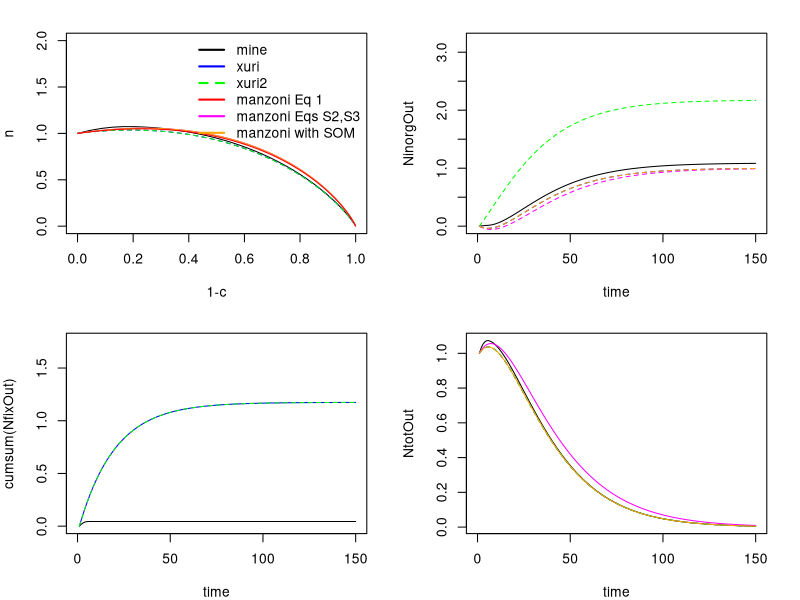

R code for this plot:
## This program simulates the litter C and N mineralization with transformation
## into SOM, N mineralization and immobilization.

do.mine <- TRUE
do.xuri <- TRUE
do.xuri2 <- TRUE
do.manz <- TRUE
do.manzexpl <- TRUE
do.plot <- TRUE
do.mine2 <- TRUE

## Model parameters
rL <- 1/100           # litter N:C ratio
# rS <- 1/9.77         # soil N:C ratio
rS <- 1/10         # soil N:C ratio
rB <- 0.1            # microbial N:C ratio
rCR <- 0.45*rL^0.76  # critical N:C ratio, fit in Fig. 3 of Manzoni et al., 2008
eff <- rCR/rB        # carbon use efficiency of microbial growth, Eq.10 in XP14, and in Manzoni 08
tauLit <- 20         # litter turnover time
tauSom <- 20         # SOM turnover time
nsteps <- 150       # temporal integration steps

print("-------------------------")
print(paste("litter N:C      :",rL))
print(paste("critical N:C    :",rCR))
print(paste("C use efficiency:",eff))
print("-------------------------")

## Initial litter C pool size
CLitInit <- 100
NinorgInit <- 0

## ### litter bag-type setup: Add 
## inCLit <- array(0,c(nsteps))
## inCLit[1] <- CLitInit
 
if (do.mine) {
	## ////////////////////////////////////
	## MY VERSION
	## -----------------------------------
	## Initial inorganic N pool size
	# Initial inorganic N pool size
	Ninorg <- NinorgInit

	## Initialise litter pool with CLitInit and its prescribed C:N ratio (rL)
	CLit <- CLitInit
	NLit <- CLitInit*rL
	CSom <- 0
	NSom <- 0

	## Initialise output variables with NA
	CLitOut <- array(NA,c(nsteps))
	NLitOut <- array(NA,c(nsteps))
	CSomOut <- array(NA,c(nsteps))
	NSomOut <- array(NA,c(nsteps))
	NinorgOut <- array(NA,c(nsteps))
	NfixOut <- array(0,c(nsteps))

	## Write to output of first time step
	CLitOut[1] <- CLit
	NLitOut[1] <- NLit
	CSomOut[1] <- CSom
	NSomOut[1] <- NSom
	NinorgOut[1] <- Ninorg

	## Record total N for budget check
	Ntot_before <- NLit + NSom + Ninorg

	## Record total N for budget check
	Ntot_before <- NLit + NSom + Ninorg

	## Integrate time steps
	for (i in 2:nsteps) {
		
		## Litter-C and -N decay with turnover time 'tauLit'
		dCLit <- 1/tauLit * CLit 
		dNLit <- 1/tauLit * NLit
		CLit <- CLit - dCLit 
		NLit <- NLit - dNLit 

		## Fraction 'eff' of Litter C decomposition added to SOM
		CSom <- CSom + dCLit * eff

		## N requirement is calculated so that rB (N:C ratio)
		## is maintained.
		Nreq_B <- dCLit * rCR  ## rCR = rB*eff

		## This is the N requirement to maintain rS (SOM N:C ratio)
		Nreq_S <- dCLit * eff * rS

		## Difference is acquired through N fixation ???
		Nfix   <- max( 0, Nreq_S - Nreq_B )

		## N supply is given by litter N decay ('dNLit')
		Nsuppl <- dNLit
		
		## If N supply is sufficient, mineralisation occurrs: positive (dNLit-Nreq).
		## otherwise, immobilisation occurrs: negative (dNLit-Nreq).
		## Thus, the balance for total organic N is:
		## dN/dt = -(dNLit - Nreq)
		##       = -(dCLit*rL - dCLit*eff*rB)
		##       = dCLit*(rCR - rL) , rCR=eff*rB ('critical' N:C ratio)
		## This corresponds to Eq. S3 in Manzoni et al., 2010
		netmin <- Nsuppl - Nreq_B
		
		if (netmin<0){
			req <- -netmin
			if (Ninorg>req){
				Ninorg <- Ninorg - req
			} else {
				avl <- Ninorg
				Ninorg <- Ninorg - avl
				Nfix <- Nfix + (req-avl)
			}
		}

		## Rest remains in the system: 
		rest <- dNLit - netmin
		NSom <- NSom + rest # rest = Nreq_B

		# Add Nfix to SOM ==> should maintain soil C:N ratio
		NSom <- NSom + Nfix

		## check N transfer to soil an implied N fixation
		req <- Nreq_S
		put <- rest + Nfix
		if (abs(put-req)>1e-12){
			print(paste('put - req', put-req))
		}

		## IMPORTANT:
		## N budget is only satisfied if rest=Nreq_B, but then soil C:N ratio is not satisfied.
		## Soil C:N ratio is only satisfied if rest=Nreq_S, but then N budget is not satisfied.
		## ==> something is wrong!!!

		## Because soil C:N ratio is slightly lower than microbial C:N ratio, there is a budget mismatch!
		## rest = Nreq_B
	  ## 	if (abs(rest-Nreq_S)>1e-9) {
		## 	print(paste(rest,Nreq_S))
		## }

		## Record total N for budget check
		Ntot_while <- NLit + NSom + Ninorg - (Nfix+sum(NfixOut))
		diff <- Ntot_while-CLitInit*rL-NinorgInit
		if (diff>1e-12) {print(paste('MINE ',i,'diff to initial Ntot ',diff))}

		## Check SOM C:N ratio
		RS_calc <- CSom/NSom
		if (abs(RS_calc-1/rS)>1e-9) {
			print( paste('MINE: soil C:N ', RS_calc) )			
		}

		
		## SOM decomposition
		dCSom <- 1/tauSom * CSom
		dNSom <- 1/tauSom * NSom
		CSom <- CSom - dCSom
		NSom <- NSom - dNSom
		
		## Mineralized SOM-N is added to inorganic N pool
		Ninorg <- Ninorg + dNSom
		
		# Write to output
		CLitOut[i] <- CLit
		NLitOut[i] <- NLit
		CSomOut[i] <- CSom
		NSomOut[i] <- NSom
		NinorgOut[i] <- Ninorg
		NfixOut[i] <- Nfix

	}

	## Define variables as in Manzoni et al., XXX
	smallc <- (CLitOut+CSomOut)/CLitInit	
	smalln <- (NLitOut+NSomOut)/(CLitInit*rL)

	CtotOut <- CLitOut + CSomOut
	NtotOut <- NLitOut + NSomOut

}

if (do.xuri) {
	# ////////////////////////////////////
	# XU-RI VERSION (manuscript 1)
	# ------------------------------------
	# Initialise litter pool with CLitInit and its prescribed C:N ratio (rL)
	CLit <- CLitInit
	NLit <- CLitInit*rL
	CSom <- 0
	NSom <- 0

	# Initial inorganic N pool size
	Ninorg <- NinorgInit

	# Initialise output variables with NA
	CLitOut_xuri <- array(NA,c(nsteps))
	NLitOut_xuri <- array(NA,c(nsteps))
	CSomOut_xuri <- array(NA,c(nsteps))
	NSomOut_xuri <- array(NA,c(nsteps))
	NinorgOut_xuri <- array(NA,c(nsteps))
	NfixOut_xuri <- array(0,c(nsteps))

	# Write to output of first time step
	CLitOut_xuri[1] <- CLit
	NLitOut_xuri[1] <- NLit
	CSomOut_xuri[1] <- CSom
	NSomOut_xuri[1] <- NSom
	NinorgOut_xuri[1] <- Ninorg


	# Record total N for budget check
	Ntot_before <- NLit + NSom + Ninorg

	# Integrate time steps
	for (i in 2:nsteps) {
		
		# Litter-C and -N decay with turnover time 'tauLit'
		dCLit <- 1/tauLit * CLit 
		dNLit <- 1/tauLit * NLit

		# carbon transfer from litter to SOM
		CLit <- CLit - dCLit 
		CSom <- CSom + dCLit * eff

		# nitrogen transfer from litter to SOM (Eq.4 in Xu-Ri)
		NLit <- NLit - dNLit
		NSom <- NSom + dCLit * eff * rCR
		# NSom <- NSom + dNLit ## what I would correct

		# add N fixation to SOM (Eq.8 in Xu-Ri)
		Nfix <- dCLit * eff * ( rS - rCR )
		# Nfix <- dCLit * eff * ( rS - rB )  ## what I would correct
		NSom <- NSom + Nfix

	  # net mineralisation = -1 * immobilisation (Eq.7 in Xu-Ri)
	  netmin <- dCLit * ( rL - rCR )

	  # add/remove net mineralisation to/from inorganic N pool
		Ninorg <- Ninorg + netmin

		# Record total N for budget check
		Ntot_while <- NLit + NSom + Ninorg - (Nfix+sum(NfixOut_xuri))
		diff <- Ntot_while-CLitInit*rL-NinorgInit
		if (diff>1e-12) {print(paste('XURI: ',i,'diff to initial Ntot ',diff))}

		# Check SOM C:N ratio
		RS_calc <- CSom/NSom
		if (abs(RS_calc-1/rS)>1e-9) {
			print( paste('XURI: soil C:N ', RS_calc) )			
		}
		
		# SOM decomposition
		dCSom <- 1/tauSom * CSom
		dNSom <- 1/tauSom * NSom
		CSom <- CSom - dCSom
		NSom <- NSom - dNSom
		
		# Mineralized SOM-N is added to inorganic N pool
		Ninorg <- Ninorg + dNSom
		
		# Write to output
		CLitOut_xuri[i] <- CLit
		NLitOut_xuri[i] <- NLit
		CSomOut_xuri[i] <- CSom
		NSomOut_xuri[i] <- NSom
		NinorgOut_xuri[i] <- Ninorg
		NfixOut_xuri[i] <- Nfix
											
	}

	# Define variables as in Manzoni et al., XXX
	smallc_xuri <- (CLitOut_xuri+CSomOut_xuri)/CLitInit	
	smalln_xuri <- (NLitOut_xuri+NSomOut_xuri)/(CLitInit*rL)

	CtotOut_xuri <- CLitOut_xuri + CSomOut_xuri
	NtotOut_xuri <- NLitOut_xuri + NSomOut_xuri

}

if (do.xuri2) {
	## ////////////////////////////////////
	## XU-RI VERSION (manuscript 2)
	## ------------------------------------
	## Initialise litter pool with CLitInit and its prescribed C:N ratio (rL)
	CLit <- CLitInit
	NLit <- CLitInit*rL
	CSom <- 0
	NSom <- 0

	## Initial inorganic N pool size
	Ninorg <- NinorgInit

	## Initialise output variables with NA
	CLitOut_xuri2 <- array(NA,c(nsteps))
	NLitOut_xuri2 <- array(NA,c(nsteps))
	CSomOut_xuri2 <- array(NA,c(nsteps))
	NSomOut_xuri2 <- array(NA,c(nsteps))
	NinorgOut_xuri2 <- array(NA,c(nsteps))
	NfixOut_xuri2 <- array(0,c(nsteps))

	## Write to output of first time step
	CLitOut_xuri2[1] <- CLit
	NLitOut_xuri2[1] <- NLit
	CSomOut_xuri2[1] <- CSom
	NSomOut_xuri2[1] <- NSom
	NinorgOut_xuri2[1] <- Ninorg


	## Record total N for budget check
	Ntot_before <- NLit + NSom + Ninorg

	## Integrate time steps
	for (i in 2:nsteps) {
		
		## Litter-C and -N decay with turnover time 'tauLit'
		dCLit <- 1/tauLit * CLit 

		## carbon transfer from litter to SOM
		CLit <- CLit - dCLit 
		CSom <- CSom + dCLit * eff

		## change in litter N (Eqs.2,6,9 in Xu-Ri)
		NminL <- dCLit * rCR
		Nimmo <- dCLit * ( rCR - rL )
		NLit <- NLit + Nimmo - NminL

		## transfer of litter N to SOM N (Eq.4 in Xu-Ri)
		NSom <- NSom + eff * NminL

		## add N fixation to SOM (Eq.12 in Xu-Ri)
		Nfix <- dCLit * eff * ( rS - rCR )
		NSom <- NSom + Nfix

		## check N transfer to soil an implied N fixation
		req <- rS*dCLit*eff
		put <- eff * NminL + Nfix
		if (abs(put-req)>1e-12){
			print(paste('put - req', put-req))
		}

	  ## net mineralisation = -1 * immobilisation (Eq.7 in Xu-Ri)
	  netmin <- (1-eff)*NminL - Nimmo 

	  ## add/remove net mineralisation to/from inorganic N pool
		Ninorg <- Ninorg + netmin

		## Record total N for budget check
		Ntot_while <- NLit + NSom + Ninorg - (Nfix+sum(NfixOut_xuri2))
		diff <- Ntot_while-CLitInit*rL-NinorgInit
		if (diff>1e-12) {print(paste('XURI2: ',i,'diff to initial Ntot ',diff))}

		## Check SOM C:N ratio
		RS_calc <- CSom/NSom
		if (abs(RS_calc-1/rS)>1e-9) {
			print( paste('XURI2: soil C:N ', RS_calc) )			
		}
		
		## SOM decomposition
		dCSom <- 1/tauSom * CSom
		dNSom <- 1/tauSom * NSom
		CSom <- CSom - dCSom
		NSom <- NSom - dNSom
		
		## Mineralized SOM-N is added to inorganic N pool
		Ninorg <- Ninorg + dNSom
		
		## Write to output
		CLitOut_xuri2[i] <- CLit
		NLitOut_xuri2[i] <- NLit
		CSomOut_xuri2[i] <- CSom
		NSomOut_xuri2[i] <- NSom
		NinorgOut_xuri2[i] <- Ninorg
		NfixOut_xuri2[i] <- Nfix
											
	}

	## Define variables as in Manzoni et al., XXX
	smallc_xuri2 <- (CLitOut_xuri2+CSomOut_xuri2)/CLitInit	
	smalln_xuri2 <- (NLitOut_xuri2+NSomOut_xuri2)/(CLitInit*rL)

	CtotOut_xuri2 <- CLitOut_xuri2 + CSomOut_xuri2
	NtotOut_xuri2 <- NLitOut_xuri2 + NSomOut_xuri2

}

if (do.manz) {
	## ////////////////////////////////////
	## MANZONI FORWARD VERSION 
	## based on (Eqs.S2 and S3) and without SOM
	## -----------------------------------
	## Initial inorganic N pool size
	Ninorg <- NinorgInit

	## Initialise litter pool with CLitInit and its prescribed C:N ratio (rL)
	CLit <- CLitInit
	NLit <- CLitInit*rL
	CSom <- 0
	NSom <- 0

	## Initialise output variables with NA
	CLitOut_manz <- array(NA,c(nsteps))
	NLitOut_manz <- array(NA,c(nsteps))
	NinorgOut_manz <- array(NA,c(nsteps))
	NfixOut_manz <- array(0,c(nsteps))

	## Write to output of first time step
	CLitOut_manz[1] <- CLit
	NLitOut_manz[1] <- NLit
	NinorgOut_manz[1] <- Ninorg

	## Record total N for budget check
	Ntot_before <- NLit + Ninorg

	## Integrate time steps
	for (i in 2:nsteps) {
		
		## Litter-C and -N decay with turnover time 'tauLit'
		Decomp <- 1/tauLit * CLit ## corresponds to 'D' in Manz.

		## C loss, eq.S2
		dCLit <- Decomp * (1-eff) 

		## net mineralisation, eq.S3
		dNLit <- Decomp * ( NLit/CLit - rCR )

		## update litter
		CLit <- CLit - dCLit
		NLit <- NLit - dNLit
		
		## Mineralized SOM-N is added to inorganic N pool
		Ninorg <- Ninorg + dNLit
		
		## Where does fixation come into play?
		Nfix <- 0

		# Write to output
		CLitOut_manz[i] <- CLit
		NLitOut_manz[i] <- NLit
		NinorgOut_manz[i] <- Ninorg
		NfixOut_manz[i] <- Nfix

	}

	## Define variables as in Manzoni et al., XXX
	smallc_manz <- (CLitOut_manz)/CLitInit	
	smalln_manz <- (NLitOut_manz)/(CLitInit*rL)

	CtotOut_manz <- CLitOut_manz
	NtotOut_manz <- NLitOut_manz

}

if (do.mine2) {
	## ////////////////////////////////////
	## MY INTERPRETATION OF MANZONI WITH A SOM POOL 
	## based on (Eqs.S2 and S3) including a SOM pool
	## -----------------------------------
	## Initial inorganic N pool size
	Ninorg <- NinorgInit

	## Initialise litter pool with CLitInit and its prescribed C:N ratio (rL)
	CLit <- CLitInit
	NLit <- CLitInit*rL
	CSom <- 0
	NSom <- 0

	## Initialise output variables with NA
	CLitOut_mine2 <- array(NA,c(nsteps))
	NLitOut_mine2 <- array(NA,c(nsteps))
	CSomOut_mine2 <- array(NA,c(nsteps))
	NSomOut_mine2 <- array(NA,c(nsteps))
	NinorgOut_mine2 <- array(NA,c(nsteps))
	NfixOut_mine2 <- array(0,c(nsteps))

	## Write to output of first time step
	CLitOut_mine2[1] <- CLit
	NLitOut_mine2[1] <- NLit
	CSomOut_mine2[1] <- CSom
	NSomOut_mine2[1] <- NSom
	NinorgOut_mine2[1] <- Ninorg

	## Record total N for budget check
	Ntot_before <- NLit + Ninorg

	## Integrate time steps
	for (i in 2:nsteps) {

		## Litter-C and -N decay with turnover time 'tauLit'
		dCLit <- 1/tauLit * CLit 
		dNLit <- 1/tauLit * NLit

		## update litter
		CLit <- CLit - dCLit 
		NLit <- NLit - dNLit 
		
		## amount C and N transferred to soil
		dCSom <- eff * dCLit
		dNSom <- eff * dCLit * rB

		## update soil
		CSom <- CSom + dCSom
		NSom <- NSom + dNSom

		## net litter N mineralisation is difference between N from litter turnover and N fixed into SOM
		netmin <- dNLit - dNSom
		
		## Mineralized SOM-N is added to inorganic N pool
		Ninorg <- Ninorg + netmin
		
		## Where does fixation come into play?
		Nfix <- 0

		## SOM decomposition
		dCSom <- 1/tauSom * CSom
		dNSom <- 1/tauSom * NSom
		CSom <- CSom - dCSom
		NSom <- NSom - dNSom
		
		## Mineralized SOM-N is added to inorganic N pool
		Ninorg <- Ninorg + dNSom

		# Write to output
		CLitOut_mine2[i] <- CLit
		NLitOut_mine2[i] <- NLit
		CSomOut_mine2[i] <- CSom
		NSomOut_mine2[i] <- NSom
		NinorgOut_mine2[i] <- Ninorg
		NfixOut_mine2[i] <- Nfix

	}

	## Define variables as in Manzoni et al., XXX
	smallc_mine2 <- (CLitOut_mine2)/CLitInit	
	smalln_mine2 <- (NLitOut_mine2)/(CLitInit*rL)

	CtotOut_mine2 <- CLitOut_mine2 + CSomOut_mine2
	NtotOut_mine2 <- NLitOut_mine2 + NSomOut_mine2

}


if (do.manzexpl) {
	## ////////////////////////////////////
	## MANZONI EXPLICIT VERSION 
	## based on Eq.1 and without SOM
	## -----------------------------------
	rL0 <- rL
	n_manz <- function( c_manz, rL ){
		# rL <- 1/54           # litter N:C ratio
		rB <- 0.1            # microbial N:C ratio
		rCR <- 0.45*rL^0.76  # critical N:C ratio, fit in Fig. 3 of Manzoni et al., 2008
		eff <- rCR/rB        # carbon use efficiency of microbial growth, Eq.10 in XP14, and in Manzoni 08
		n_manz <- c_manz * rB/rL0 + ( 1 - rB/rL0 ) * c_manz^(1/(1-eff))
	}

	# ... and apply this function to a decaying litter C pool (c_manz)
	c_manz <- seq( from=1, to=0, by=-0.001 )
	n_manz_out <- lapply( c_manz, FUN=n_manz, rL=rL )
	n_manz_out <- unlist( n_manz_out )	
}
# Alternatively, we can implement Eq.1 of Manzoni et al., 2008 directly as a function (n_manz) ...
	

if (do.plot) {
	## ////////////////////////////////////
	## Plot the whole thing
	## -----------------------------------
	time <- seq(1,nsteps)

	# pdf("littermin_overview.pdf")
	par(mfrow=c(2,2), mar=c(4,4,2,2))

	# plot( time, CLitOut, , type='l', col='blue' , xlim=c(0,nsteps), ylim=c(0,CLitInit))
	# par(new=TRUE)
	# plot( time, CSomOut, , type='l', col='red'  , xlim=c(0,nsteps), ylim=c(0,CLitInit))
	#plot( time, (CLitOut+CSomOut)/(NLitOut+NSomOut), , type='l', col='blue')#, xlim=c(0,nsteps), ylim=c(0,2000))
	#par(new=TRUE)
	#plot( time, CSomOut, , type='l', col='red', xlim=c(0,nsteps), ylim=c(0,2000))
	# , xlim=c(0,nsteps), ylim=c(0,CLitInit))
	#par(new=TRUE)
	#plot( time, NLitOut, , type='l', col='red'  , xlim=c(0,nsteps), ylim=c(0,CLitInit*rL))
	#plot( time, smalln, , type='l', col='red'  , xlim=c(0,nsteps), ylim=c(0,3))
	#par(new=TRUE)

	## This reproduces Figure 1 in Manzoni et al., 2008
	plot( 1-smallc, smalln, , type='l', xlab="1-c", ylab="n", xlim=c(0,1), ylim=c(0,2))
	if (do.xuri)  {lines( 1-smallc_xuri, smalln_xuri, col="blue", lty=2  )}
	if (do.xuri2) {lines( 1-smallc_xuri2, smalln_xuri2, col="green", lty=2 )}
	if (do.manz) {lines( 1-smallc_manz, smalln_manz, col="magenta" )}
	if (do.mine2) {lines( 1-smallc_manz, smalln_manz, col="orange" )}
	if (do.manzexpl) {lines( 1-c_manz, n_manz_out, col="red" )}
	legend( "topright", c("mine","xuri","xuri2","manzoni Eq 1", "manzoni Eqs S2,S3", "manzoni with SOM"), lwd=2, bty="n", col=c("black","blue","green","red","magenta","orange"), lty=c(1,1,2,1,1,1) )

	# Inorganic N pool over time
	print(NinorgOut)
	plot( time, NinorgOut, type='l', xlim=c(0,nsteps), ylim=c(0,3.2))
	if (do.xuri)  {lines( time, NinorgOut_xuri, col='blue', lty=2 )}
	if (do.xuri2) {lines( time, NinorgOut_xuri2, col='green', lty=2 )}
	if (do.manz) {lines( time, NinorgOut_manz, col='magenta', lty=2 )}
	if (do.mine2) {lines( time, NinorgOut_mine2, col='orange', lty=2 )}

	## N fixation over time
	plot( time, cumsum(NfixOut), type='l', xlim=c(0,nsteps), ylim=c(0,1.76))
	if (do.xuri)  {lines( time, cumsum(NfixOut_xuri), col='blue' )}
	if (do.xuri2) {lines( time, cumsum(NfixOut_xuri2), col='green', lty=2 )}

	## Organic N pool over time
	plot( time, NtotOut, type='l', xlim=c(0,nsteps) )
	if (do.xuri)  {lines( time, NtotOut_xuri, col="blue", lty=2  )}
	if (do.xuri2) {lines( time, NtotOut_xuri2, col="green", lty=2 )}
	if (do.manz) {lines( time, NtotOut_manz, col="magenta" )}
	if (do.mine2) {lines( time, NtotOut_mine2, col="orange" )}
	# if (do.manzexpl) {lines( time, n_manz_out*CLitInit*rL, col="red" )}
	
	# dev.off()

	## ==> N fixation is much higher in the Xu-Ri Version but it seems not to be higher than necessary

}
